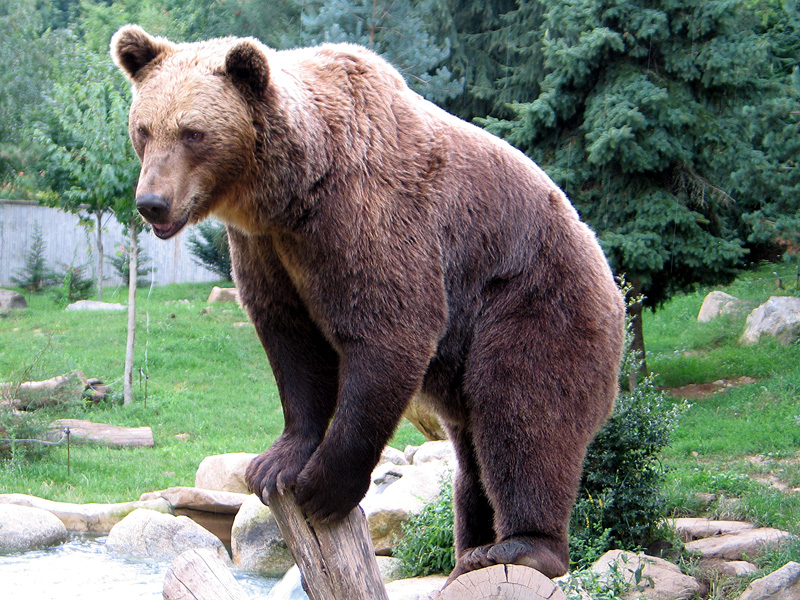
#> input picture data/bear.jpg, 800 x 600 px, given in place of fereelancer.png, which was not available
$ python blurring.py
#> lines starting #> are read from the running program, lines starting #| are printed output that depends on the picture; pictures that were not available may be replaced by others from this repository, and a replacement may not be noted
import os
import cv2
# noise(gürültü) eklemek için
img = cv2.imread(os.path.join('.', 'data/fereelancer.png'))
#> img is the input picture: shape (600, 800, 3); mean B, G, R 110.7, 122.5, 112.9
img2 = cv2.imread(os.path.join('.', 'data/Highimgnoise.jpg'))
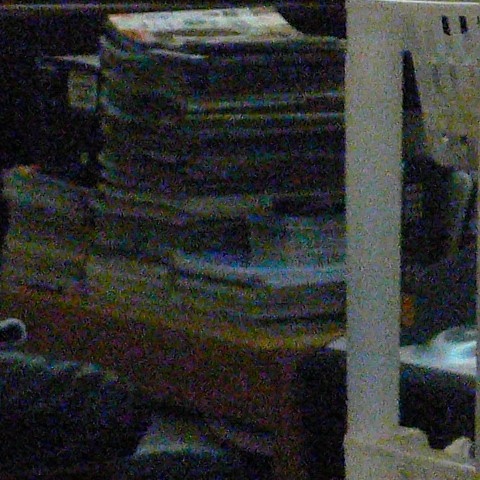
#> input picture data/Highimgnoise.jpg, 480 x 480 px
#> img2 is the input picture: shape (480, 480, 3); mean B, G, R 48.6, 50.5, 48.9

resized_img = cv2.resize(img, (480, 320))
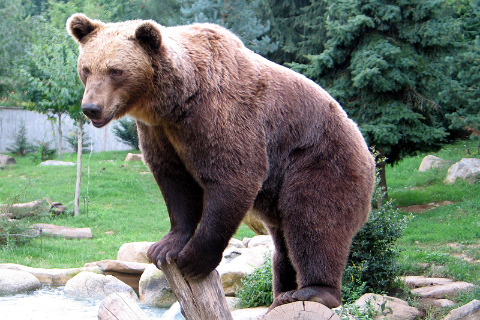
#> resized_img: shape (320, 480, 3); mean B, G, R 110.6, 122.4, 112.8
resized_img2 = cv2.resize(img2, (480, 320))
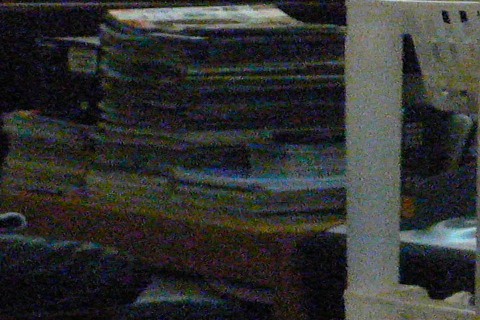
#> resized_img2: shape (320, 480, 3); mean B, G, R 48.7, 50.7, 49.1
# blur derecesi
k_size = 7

# blured_img = cv2.blur(resized_img, (k_size, k_size))
blured_img2 = cv2.blur(resized_img2, (k_size, k_size))
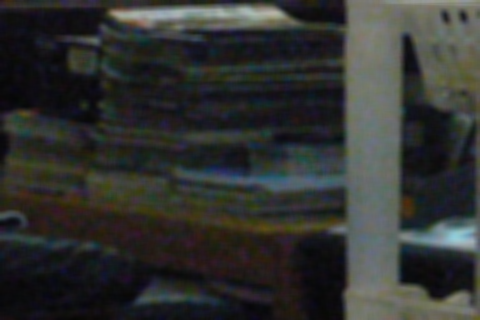
#> blured_img2: shape (320, 480, 3); mean B, G, R 48.7, 50.7, 49.1
# gaussian_blur_img2 = cv2.GaussianBlur(resized_img, (k_size, k_size), 5)
gaussian_blur_img2 = cv2.GaussianBlur(resized_img2, (k_size, k_size), 5)
# median_blur_img = cv2.medianBlur(resized_img, k_size)
median_blur_img2 = cv2.medianBlur(resized_img2, k_size)


cv2.imshow('resized_img2', resized_img2)
# cv2.imshow('resized_img', resized_img)
cv2.imshow('gaussian_blur_img', gaussian_blur_img2)
# cv2.imshow('gaussian_blur_img', gaussian_blur_img)
cv2.imshow('median_blur_img', median_blur_img2)
# cv2.imshow('median_blur_img', median_blur_img)
cv2.imshow('blured_img', blured_img2)
# cv2.imshow('blured_img', blured_img)
cv2.waitKey(0)
